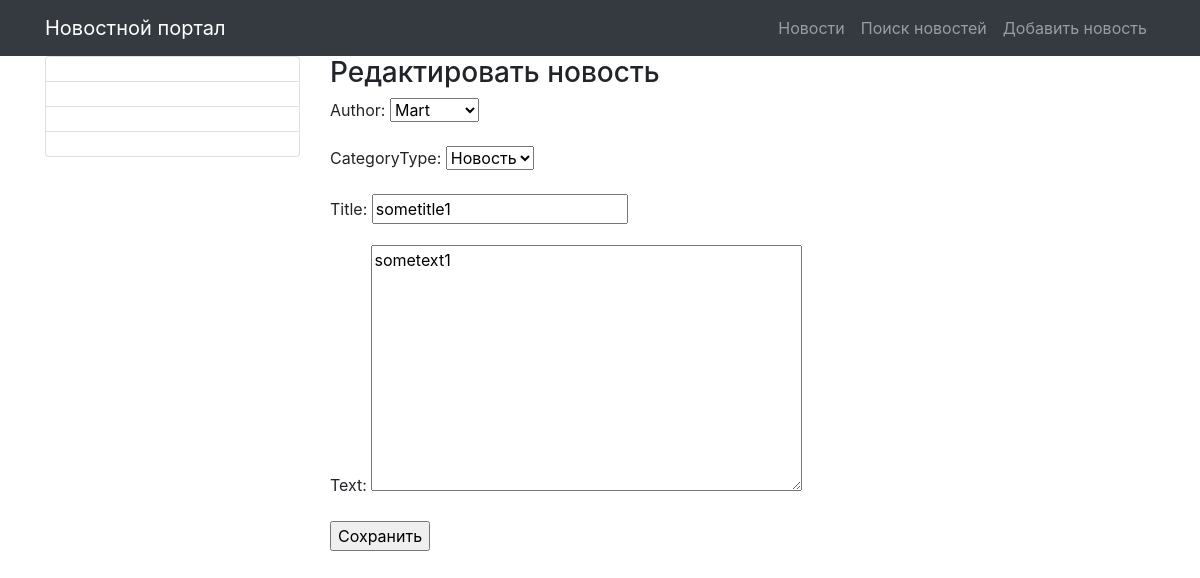
The page /news/edit/1 (signed in) on the database its author committed.
### news/models.py (models this page shows, shortened)
class Category(models.Model):
    name = models.CharField(max_length=64, unique=True)
    subscribers = models.ManyToManyField(User)

class Post(models.Model):
    author = models.ForeignKey(Author, on_delete=models.CASCADE)
    NEWS = 'NW'
    ARTICLE = 'AR'
    CATEGORY_CHOICES = (
        (NEWS, 'Новость'),
        (ARTICLE, 'Статья'),
    )
    categoryType = models.CharField(max_length=2, choices=CATEGORY_CHOICES, default=ARTICLE)
    dateCreation = models.DateTimeField(auto_now_add=True)
    postCategory = models.ManyToManyField(Category, through='PostCategory')
    title = models.CharField(max_length=128)
    text = models.TextField()
    rating = models.SmallIntegerField(default=0)

### news/views.py (the view)
# urls.py: path('edit/<int:pk>', PostEdit.as_view(), name='news_edit'),
class PostEdit(PermissionRequiredMixin, UpdateView):
    template_name = 'news/news_edit.html'
    model = Post
    form_class = PostForm
    permission_required = ('news.change_post',)
    def get_object(self, **kwargs):
        id = self.kwargs.get('pk')
        return Post.objects.get(pk=id)
    def get_context_data(self, **kwargs):
        context = super().get_context_data(**kwargs)
        context['categories'] = Category.objects.all()
        return context

### news/forms.py
class PostForm(ModelForm):
    class Meta:
        model = Post
        fields = ['author', 'categoryType', 'title', 'text']

### news/models.py (called while the page is built)
    def __str__(self):
        return f'{self.authorUser}'

### templates/news/news_edit.html (shortened to what this page needs)
{% extends 'flatpages/default.html' %}
{% block content %}
<h3>Редактировать новость</h3>
<form method="POST">
    {{ form.as_p }}
    <input type="submit" value="Сохранить">
</form>
{% endblock content %}

### templates/flatpages/default.html (shortened to what this page needs)
{% load static %}
<!DOCTYPE html>
<html lang="en">
<head>
    <link href="{% static 'vendor/bootstrap/css/bootstrap.min.css' %}" rel="stylesheet">
</head>
<body>
{% load cache %}
{% cache 30 nav %}
{% block nav %}
<nav class="navbar navbar-expand-lg navbar-dark bg-dark static-top">
    <div class="container">
        <a class="navbar-brand" href="/news/">Новостной портал</a>
        <div class="collapse navbar-collapse" id="navbarResponsive">
            <ul class="navbar-nav ml-auto">
                <li class="nav-item">
                    <a class="nav-link" href="/news/">Новости</a>
                </li>
                <li class="nav-item">
                    <a class="nav-link" href="{% url 'news_search' %}">Поиск новостей</a>
                </li>
                <li class="nav-item">
                    <a class="nav-link" href="{% url 'news_add' %}">Добавить новость</a>
                </li>
            </ul>
        </div>
    </div>
</nav>
{% endblock %}
{% endcache %}
<div class="container">
    <div class="row">
        <div class="col-md-3">
            <div class="list-group">
                {% for item in categories %}
                <a href="{{ item.get_absolute_url }}" class="list-group-item list-group-item-action">
                </a>
                {% endfor %}
            </div>
        </div>
        <div class="col-md-9">
            {% block content %}
            {% endblock content %}
        </div>
    </div>
</div>
</body>
</html>

### rows shown on the page
Post: author "Mart", categoryType "Новость", title "sometitle1", text "sometext1"
